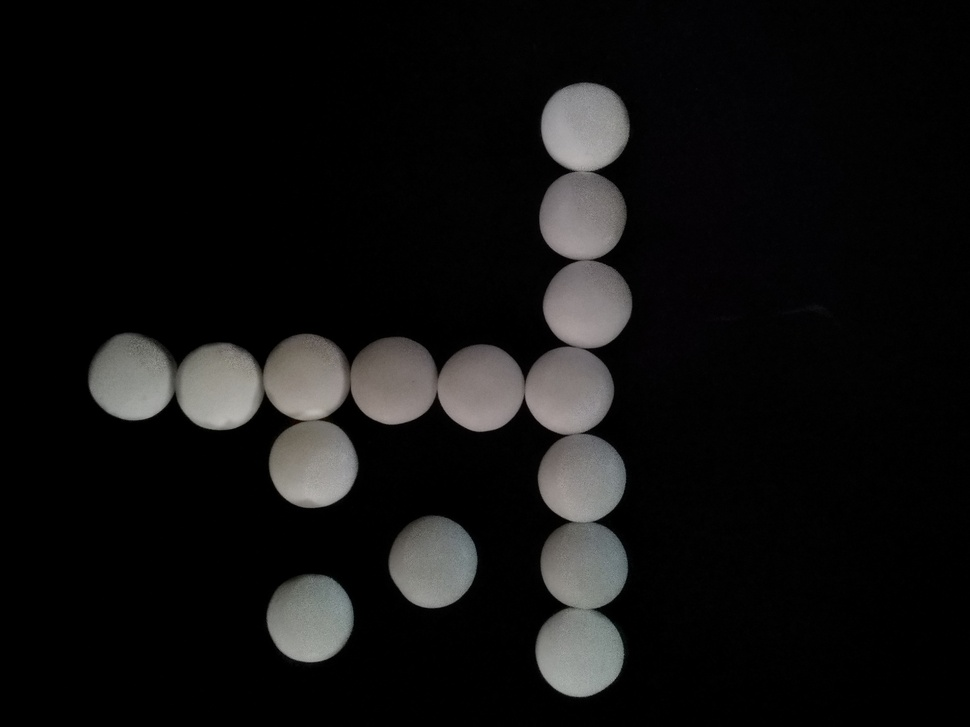
#> input picture Projekt_Zaliczeniowy/mentosy/img12.jpg, 970 x 727 px, shrunk from 2000 x 1500 before the run
$ jupyter execute projekt_fine.ipynb
#> lines starting #> are read from the running program, lines starting #| are printed output that depends on the picture; after the words box and inside, x2 and y2 are one past the last pixel; in counts of white or black regions, pixels touching at a corner belong together
[cell 1]
from skimage import io, img_as_ubyte
from skimage.color import rgb2gray
from scipy import ndimage as ndi
from scipy.spatial import distance
import matplotlib.pyplot as plt
import cv2
import math
import numpy as np
import random

[cell 2]
img = io.imread('mentosy/img12.jpg')
#> img is the input picture: shape (727, 970, 3); mean R, G, B 17.6, 17.3, 17.1

plt.figure(figsize=(15,10))
plt.imshow(img, cmap="gray")
plt.axis('off')
plt.suptitle('Analizowany obraz')
plt.show()

[cell 3]
# [12 lines left out: function show2imgs, not called in this run]

def showImg(img, title="Obraz", size=(10,10)):
    plt.imshow(img, cmap="gray")
    plt.axis('off')
    plt.suptitle(title)
    plt.show()

[cell 4]
#Segmentacja i scalanie obiektów
def segmentuj(img):
    for i in range(img.shape[0]-4):
        for j in range(img.shape[1]-4):
            if img[i][j] != 255.0:
                if img[i][j] == 0.0:
                    img[i][j] = random.randint(1, 254)
                    if img[i-1][j-1] != 0.0 and img[i-1][j-1] != 255.0:
                        img[i][j] = img[i-1][j-1]
                    elif img[i-1][j] != 0.0 and img[i-1][j] != 255.0:
                        img[i][j] = img[i-1][j]
                    elif img[i-1][j+1] != 0.0 and img[i-1][j+1] != 255.0:
                        img[i][j] = img[i-1][j+1]
                    elif img[i][j-1] != 0.0 and img[i][j-1] != 255.0:
                        img[i][j] = img[i][j-1]
                    elif img[i][j+1] != 0.0 and img[i][j+1] != 255.0:
                        img[i][j] = img[i][j+1]
                    elif img[i+1][j-1] != 0.0 and img[i+1][j-1] != 255.0:
                        img[i][j] = img[i-1][j-1]
                    elif img[i+1][j] != 0.0 and img[i+1][j] != 255.0:
                        img[i][j] = img[i+1][j]
                    elif img[i+1][j+1] != 0.0 and img[i+1][j+1] != 255.0:
                        img[i][j] = img[i+1][j+1]
                    else:
                        continue
                    #scalanie obiektów
                if img[i][j] != img[i-1][j-1] and img[i-1][j-1] != 255.0:
                    img[i][j] = img[i-1][j-1]

                elif img[i][j] != img[i-1][j] and img[i-1][j] != 255.0:
                    img[i][j] = img[i-1][j]

                elif img[i][j] != img[i-1][j+1] and img[i-1][j+1] != 255.0:
                    img[i-1][j+1] = img[i][j]

                elif img[i][j] != img[i][j-1] and img[i][j-1] != 255.0:
                    img[i][j-1] = img[i][j]

                elif img[i][j] != img[i][j+1] and img[i][j+1] != 255.0:
                    img[i][j+1] = img[i][j]

                elif img[i][j] != img[i+1][j-1] and img[i+1][j-1] != 255.0:
                    img[i][j] = img[i+1][j-1]

                elif img[i][j] != img[i+1][j] and img[i+1][j] != 255.0:
                    img[i][j] = img[i+1][j]
                elif img[i][j] != img[i+1][j+1] and img[i+1][j+1] != 255.0:
                    img[i][j] = img[i+1][j+1]
                else:
                    continue
    return img


# [29 lines left out: function scal, not called in this run]

[cell 5]
#obliczanie ile procent danego obrazu zajmują obiekty
def ile_procent(img, back, obj):
    obiekt = 0
    tlo = 0
    for i in range(img.shape[0]):
        for j in range(img.shape[1]):
            if img[i][j] == back:
                tlo += 1
            elif img[i][j] == obj:
                obiekt += 1
    return (obiekt*100)/(tlo+obiekt)

def ile_px(img, kolor):
    obiekt = 0
    for i in range(img.shape[0]):
        for j in range(img.shape[1]):
            if img[i][j] == kolor:
                obiekt += 1
    return obiekt;

[cell 6]
image = img_as_ubyte(rgb2gray(img))#najpierw zmiana na obraz w odcieniach szarości, następnie na wartości 0-255
th = 150
kernel = np.ones((3,3),np.uint8)

th, bimm = cv2.threshold(image, thresh=th, maxval=255, type=cv2.THRESH_OTSU)#binaryzacja obrazu wejściowego metodą OTSU
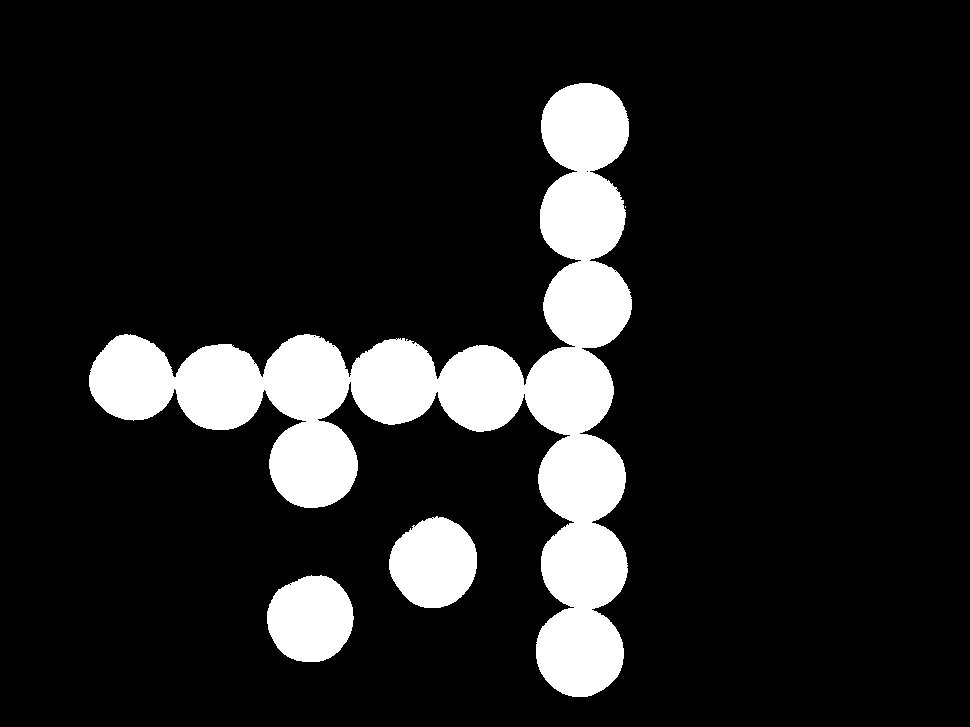
#> bimm: shape (727, 970); 12.8% white; 4 white regions (1 under 20 px), largest, box (x1, y1, x2, y2) and area: (89, 83, 632, 697) 77937, (389, 516, 477, 608) 6134, (267, 575, 354, 662) 5903
#> th = 64
mbim = cv2.medianBlur(bimm,  11)#filtr medianowy
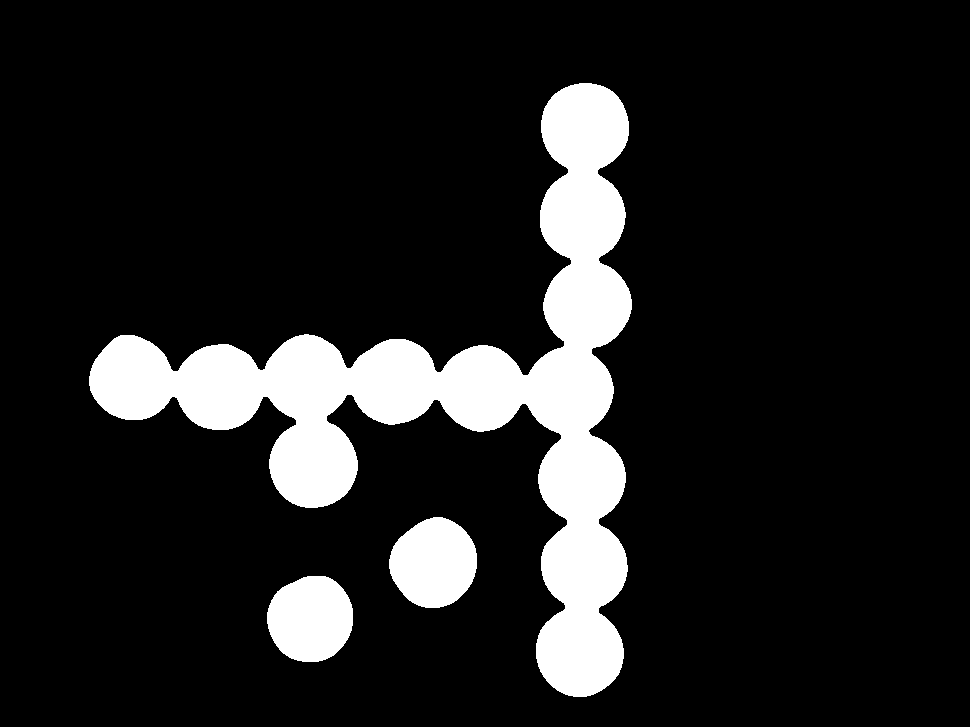
#> mbim: shape (727, 970); 12.8% white; 3 white regions, box (x1, y1, x2, y2) and area: (89, 83, 632, 697) 78154, (389, 517, 477, 608) 6097, (267, 576, 353, 662) 5863

dt = cv2.distanceTransform(mbim, distanceType=cv2.DIST_L2, maskSize=cv2.DIST_MASK_PRECISE)#transformata odległościowa
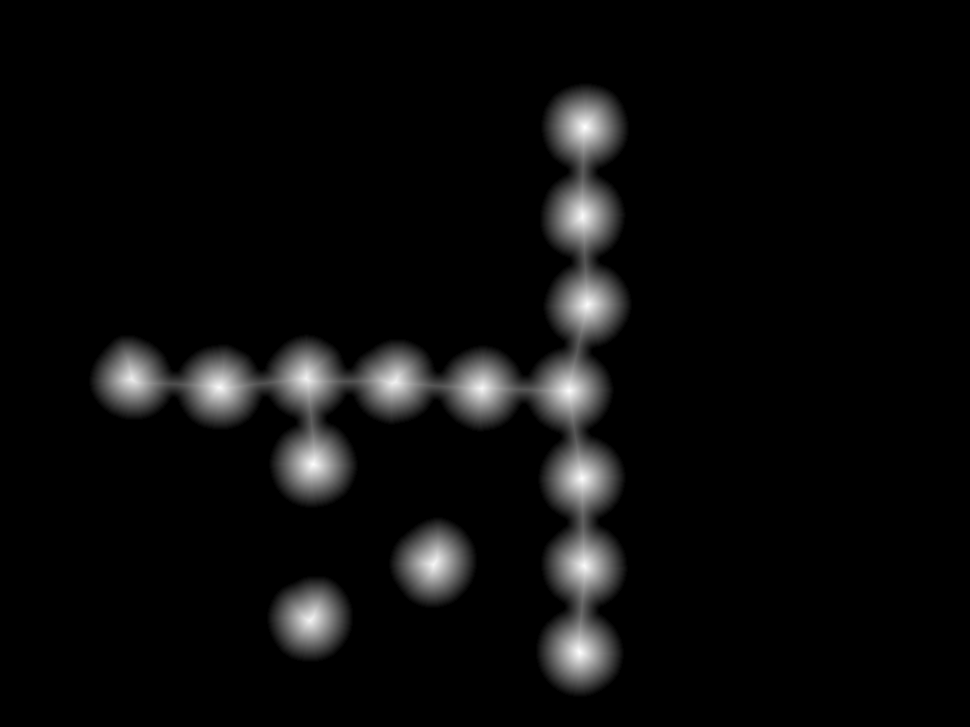
#> dt: shape (727, 970) float32; min 0, max 43.57, mean 1.9; drawn with min black and max white

th = 45
th, bim = cv2.threshold(dt, thresh=th, maxval=255, type=cv2.THRESH_BINARY_INV)#ponowna binaryzacja aby obiekty miały wartość 255
#> bim: shape (727, 970) float32; every value is 255
#> th = 45
bimm = cv2.erode(bim, kernel=kernel, iterations=25)#operacja erozji

showImg(bimm, title='Obraz po wszystkich przekształceniach', size=(25,25))

ile_px_start = ile_px(mbim, 255)
#> ile_px_start = 90114
ile_startowy = ile_procent(mbim, 0, 255)
#> ile_startowy = 12.78
print('Obiekty na tym obrazie zajmują powierzchnię:', ile_px_start,'px, co stanowi %.2f' % ile_startowy, "% całego obrazu.")
#| Obiekty na tym obrazie zajmują powierzchnię: 90114 px, co stanowi 12.78 % całego obrazu.

[cell 7]
#Liczenie ilości obiektów na obrazie
def licz_obiekty(img):
    ile_obiektow = 0
    obiekty = []
    for i in range(img.shape[0]):
        for j in range(img.shape[1]):
            if img[i][j] != 255:
                obiekty.append(img[i][j])
#> after the loop, obiekty = []
    ile_obiektow = len(list(set(obiekty)))# zlicza niepowtarzające się elementy listy
#> ile_obiektow = 0
    return ile_obiektow

[cell 8]
nimg = segmentuj(bimm)
tmp = 0
ile = licz_obiekty(nimg)
#> ile = 0

while tmp != ile:
    print(tmp)
    nimg = scal(nimg)
    nimg = scal(nimg)
    tmp = ile
    ile = licz_obiekty(nimg)
#> this loop made 0 passes
    #print("Wykonało się!")

plt.imshow(nimg, cmap="hot")
plt.axis('on')
plt.show()

print("Obiektów według mojej segmentacji jest:\t", ile)
#| Obiektów według mojej segmentacji jest:	 0

[cell 9]
print('Prog binaryzacji: ', th)
#| Prog binaryzacji:  45.0
binary = bim < th
#> binary: shape (727, 970) bool; every value is 0

label_objects, nb_labels = ndi.label(binary)
#> label_objects: shape (727, 970) int32; every value is 0
#> nb_labels = 0

print("Obiektów na obrazie wg funkcji wbudowanych jest:\t",nb_labels)
#| Obiektów na obrazie wg funkcji wbudowanych jest:	 0

[cell 10]
if ile == nb_labels:
    print("Segmentacja stworzona przeze mnie dobrze obliczyła ilość obiektów.")
else:
    print("Segmentacja stworzona przeze mnie źle obliczyła ilość obiektów.")

[cell 11]
#Poniższe funkcje zostały wykorzystane na podstawie notatek udostępnionych przez dr Marcina Piekarczyka
#udostępnionych w ramach kursu "Przetwarzanie obrazów cyfrowych".

# [41 lines left out: functions getFigure, cog2, computeBB, computeFeret, not called in this run]

[cell 12]
x = 0
ile_px_koniec = 0
for i in range(nb_labels):
    pts = getFigure(label_objects, i+1)
    bb = computeBB(pts)
    feret = computeFeret(pts)
    x = x + 1
    ile_px_koniec = ile_px_koniec + len(pts)
    print('\t\tObiekt nr: ', x ,'\n\nLiczba punktow: ',len(pts),'\nSrodek ciezkosci: ', cog2(pts),'\nWspółczynnik Blaira-Blissa: ', bb,'\nWspółczynnik Fereta: ',feret, '\n\n\n')
#> after the loop, ile_px_koniec = 0; x = 0

#ile_proc_straty = 100-((ile_px_koniec * 100) / ile_px_start)
ile_proc_straty = ((ile_px_start - ile_px_koniec)*100)/ile_px_start
#> ile_proc_straty = 100
print('Obiekty na tym obrazie zajmują powierzchnię:', ile_px_koniec,'px, co stanowi stratę %.2f' % ile_proc_straty, "% przybliżonej wielkości z obrazu wejściowego.")
#| Obiekty na tym obrazie zajmują powierzchnię: 0 px, co stanowi stratę 100.00 % przybliżonej wielkości z obrazu wejściowego.
